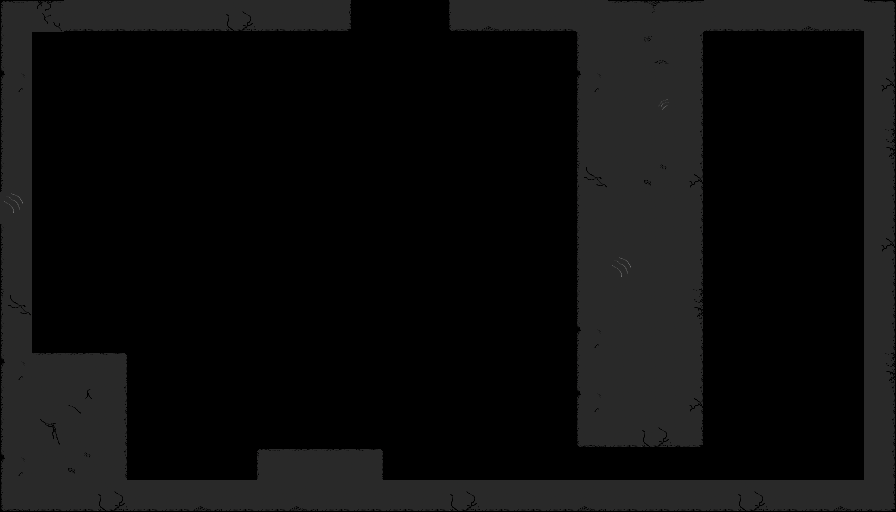

Rendered tile map (Tiled .tmx) drawn with the repository's tilesets; below, a short description and the map source with its tile grids summarised:
An orthogonal 28x16 tile map with 32x32 px tiles, 1 tile layer (Platforms).

<map version="1.2" tiledversion="1.3.4" orientation="orthogonal" renderorder="right-down" width="28" height="16" tilewidth="32" tileheight="32" infinite="0" nextlayerid="16" nextobjectid="27">
 <editorsettings>
  <export target="level1.json" format="json" />
 </editorsettings>
 <tileset firstgid="1" name="ScaleDistortionGameTileset" tilewidth="32" tileheight="32" tilecount="96" columns="12">
  <image source="../Tiles/finalTileSheet.png" width="384" height="256" />
  <tile id="0">
   <properties>
    <property name="collides" type="bool" value="true" />
   </properties>
  </tile>
  <tile id="1">
   <properties>
    <property name="collides" type="bool" value="true" />
   </properties>
  </tile>
  <tile id="2">
   <properties>
    <property name="collides" type="bool" value="true" />
   </properties>
  </tile>
  <tile id="3">
   <properties>
    <property name="collides" type="bool" value="true" />
   </properties>
  </tile>
  <tile id="4">
   <properties>
    <property name="collides" type="bool" value="true" />
   </properties>
  </tile>
  <tile id="12">
   <properties>
    <property name="collides" type="bool" value="true" />
   </properties>
  </tile>
  <tile id="13">
   <properties>
    <property name="collides" type="bool" value="true" />
   </properties>
  </tile>
  <tile id="14">
   <properties>
    <property name="collides" type="bool" value="true" />
   </properties>
  </tile>
  <tile id="15">
   <properties>
    <property name="collides" type="bool" value="true" />
   </properties>
  </tile>
  <tile id="16">
   <properties>
    <property name="collides" type="bool" value="true" />
   </properties>
  </tile>
  <tile id="24">
   <properties>
    <property name="collides" type="bool" value="true" />
   </properties>
  </tile>
  <tile id="25">
   <properties>
    <property name="collides" type="bool" value="true" />
   </properties>
  </tile>
  <tile id="26">
   <properties>
    <property name="collides" type="bool" value="true" />
   </properties>
  </tile>
  <tile id="27">
   <properties>
    <property name="collides" type="bool" value="true" />
   </properties>
  </tile>
  <tile id="28">
   <properties>
    <property name="collides" type="bool" value="true" />
   </properties>
  </tile>
  <tile id="36">
   <properties>
    <property name="collides" type="bool" value="true" />
   </properties>
  </tile>
  <tile id="37">
   <properties>
    <property name="collides" type="bool" value="true" />
   </properties>
  </tile>
  <tile id="38">
   <properties>
    <property name="collides" type="bool" value="true" />
   </properties>
  </tile>
  <tile id="39">
   <properties>
    <property name="collides" type="bool" value="true" />
   </properties>
  </tile>
  <tile id="40">
   <properties>
    <property name="collides" type="bool" value="true" />
   </properties>
  </tile>
  <tile id="48">
   <properties>
    <property name="collides" type="bool" value="true" />
   </properties>
  </tile>
  <tile id="49">
   <properties>
    <property name="collides" type="bool" value="true" />
   </properties>
  </tile>
  <tile id="50">
   <properties>
    <property name="collides" type="bool" value="true" />
   </properties>
  </tile>
  <tile id="51">
   <properties>
    <property name="collides" type="bool" value="true" />
   </properties>
  </tile>
  <tile id="60">
   <properties>
    <property name="collides" type="bool" value="true" />
   </properties>
  </tile>
  <tile id="61">
   <properties>
    <property name="collides" type="bool" value="true" />
   </properties>
  </tile>
  <tile id="62">
   <properties>
    <property name="collides" type="bool" value="true" />
   </properties>
  </tile>
  <tile id="63">
   <properties>
    <property name="collides" type="bool" value="true" />
   </properties>
  </tile>
 </tileset>
 <layer id="15" name="Platforms" width="28" height="16">
  <data>[448 cells, 149 non-empty, 23 distinct tile ids]</data>
 </layer>
</map>
